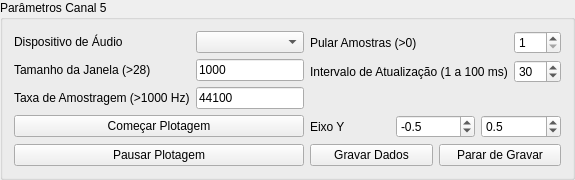
             <widget class="QGroupBox" name="groupBox_19">
              <property name="title">
               <string>Parâmetros Canal 5</string>
              </property>
              <layout class="QGridLayout" name="gridLayout_95">
               <item row="2" column="0">
                <widget class="QPushButton" name="pushButton_35">
                 <property name="text">
                  <string>Pausar Plotagem</string>
                 </property>
                </widget>
               </item>
               <item row="0" column="0">
                <layout class="QGridLayout" name="gridLayout_96">
                 <item row="2" column="0">
                  <widget class="QLabel" name="label_127">
                   <property name="text">
                    <string>Taxa de Amostragem (&gt;1000 Hz)</string>
                   </property>
                  </widget>
                 </item>
                 <item row="0" column="1">
                  <widget class="QComboBox" name="comboBox_19"/>
                 </item>
                 <item row="0" column="0">
                  <widget class="QLabel" name="label_128">
                   <property name="text">
                    <string>Dispositivo de Áudio</string>
                   </property>
                  </widget>
                 </item>
                 <item row="1" column="0">
                  <widget class="QLabel" name="label_129">
                   <property name="text">
                    <string>Tamanho da Janela (&gt;28)</string>
                   </property>
                  </widget>
                 </item>
                 <item row="1" column="1">
                  <widget class="QLineEdit" name="lineEdit_29">
                   <property name="text">
                    <string>1000</string>
                   </property>
                  </widget>
                 </item>
                 <item row="2" column="1">
                  <widget class="QLineEdit" name="lineEdit_30">
                   <property name="text">
                    <string>44100</string>
                   </property>
                  </widget>
                 </item>
                </layout>
               </item>
               <item row="1" column="0">
                <widget class="QPushButton" name="pushButton_36">
                 <property name="text">
                  <string>Começar Plotagem</string>
                 </property>
                </widget>
               </item>
               <item row="1" column="1">
                <layout class="QGridLayout" name="gridLayout_97">
                 <item row="0" column="0">
                  <widget class="QLabel" name="label_130">
                   <property name="text">
                    <string>Eixo Y</string>
                   </property>
                  </widget>
                 </item>
                 <item row="0" column="2">
                  <widget class="QDoubleSpinBox" name="doubleSpinBox_yrangemax_15">
                   <property name="decimals">
                    <number>1</number>
                   </property>
                   <property name="maximum">
                    <double>1.000000000000000</double>
                   </property>
                   <property name="singleStep">
                    <double>0.100000000000000</double>
                   </property>
                   <property name="value">
                    <double>0.500000000000000</double>
                   </property>
                  </widget>
                 </item>
                 <item row="0" column="1">
                  <widget class="QDoubleSpinBox" name="doubleSpinBox_yrangemin_15">
                   <property name="decimals">
                    <number>1</number>
                   </property>
                   <property name="minimum">
                    <double>-1.000000000000000</double>
                   </property>
                   <property name="maximum">
                    <double>0.000000000000000</double>
                   </property>
                   <property name="singleStep">
                    <double>0.100000000000000</double>
                   </property>
                   <property name="value">
                    <double>-0.500000000000000</double>
                   </property>
                  </widget>
                 </item>
                </layout>
               </item>
               <item row="0" column="1">
                <layout class="QVBoxLayout" name="verticalLayout_34">
                 <item>
                  <layout class="QGridLayout" name="gridLayout_98">
                   <item row="0" column="1">
                    <widget class="QSpinBox" name="spinBox_downsample_15">
                     <property name="minimum">
                      <number>1</number>
                     </property>
                     <property name="value">
                      <number>1</number>
                     </property>
                    </widget>
                   </item>
                   <item row="0" column="0">
                    <widget class="QLabel" name="label_131">
                     <property name="text">
                      <string>Pular Amostras (&gt;0)</string>
                     </property>
                    </widget>
                   </item>
                   <item row="1" column="1">
                    <widget class="QSpinBox" name="spinBox_updateInterval_15">
                     <property name="minimum">
                      <number>1</number>
                     </property>
                     <property name="maximum">
                      <number>100</number>
                     </property>
                     <property name="value">
                      <number>30</number>
                     </property>
                    </widget>
                   </item>
                   <item row="1" column="0">
                    <widget class="QLabel" name="label_132">
                     <property name="text">
                      <string>Intervalo de Atualização (1 a 100 ms)</string>
                     </property>
                    </widget>
                   </item>
                   <item row="2" column="0" colspan="2">
                    <widget class="QWidget" name="widget_9" native="true"/>
                   </item>
                  </layout>
                 </item>
                </layout>
               </item>
               <item row="2" column="1">
                <layout class="QVBoxLayout" name="verticalLayout_35">
                 <item>
                  <layout class="QHBoxLayout" name="horizontalLayout_4">
                   <item>
                    <widget class="QPushButton" name="pushButton_19">
                     <property name="text">
                      <string>Gravar Dados</string>
                     </property>
                    </widget>
                   </item>
                   <item>
                    <widget class="QPushButton" name="pushButton_18">
                     <property name="text">
                      <string>Parar de Gravar</string>
                     </property>
                    </widget>
                   </item>
                  </layout>
                 </item>
                </layout>
               </item>
              </layout>
             </widget>
